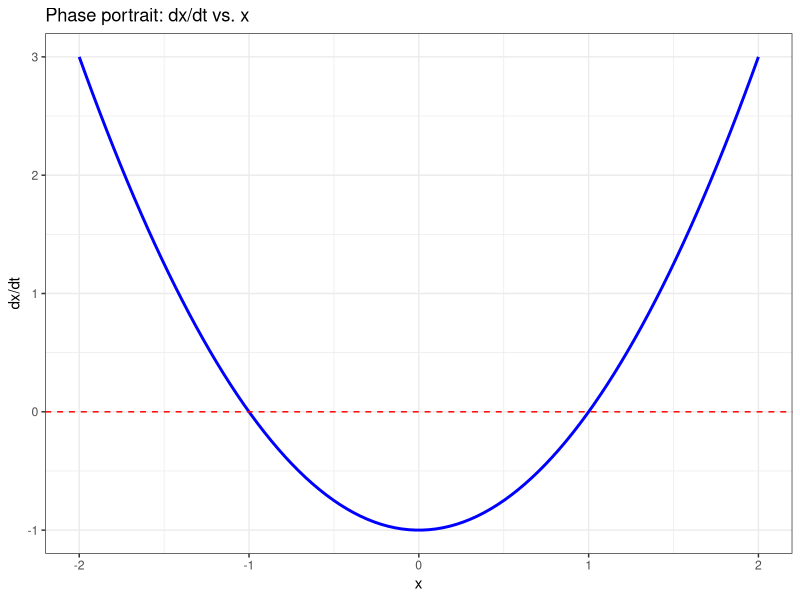
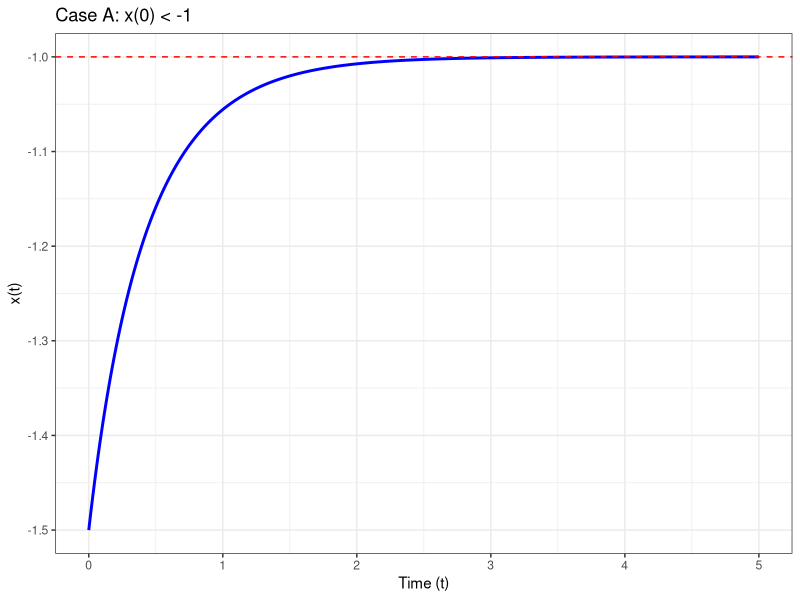
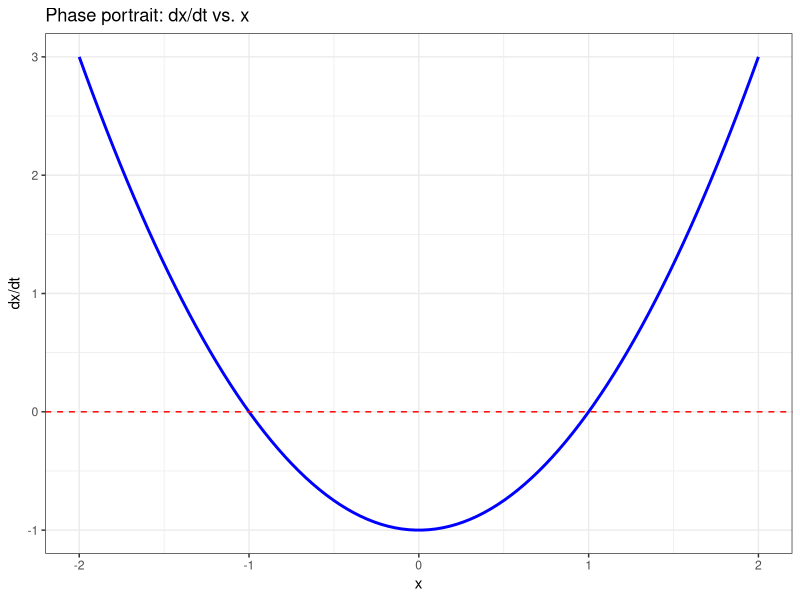
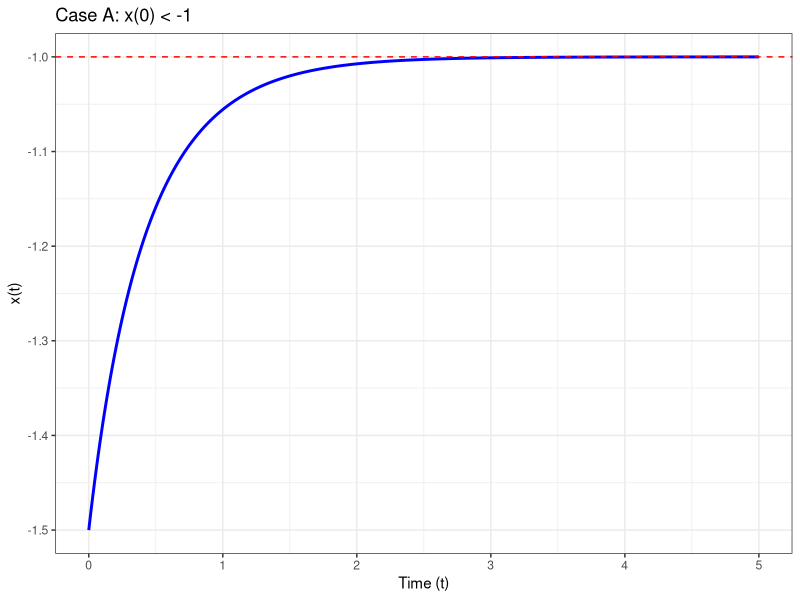

Write R code to recreate these figures, in order.
# Load required libraries
library(deSolve)
library(ggplot2)


#----
# Plot the x_dot vs x

# Define the function dx/dt = x^2 - 1
dx_dt <- function(x) {
  return(x^2 - 1)
}

# Generate x values
x_values <- seq(-2, 2, length.out = 100)  # Adjust range as needed
dx_values <- dx_dt(x_values)

# Create a dataframe
data <- data.frame(x = x_values, dx_dt = dx_values)

# Plot dx/dt vs. x
ggplot(data, aes(x = x, y = dx_dt)) +
  geom_line(color = "blue", size = 1) +
  geom_hline(yintercept = 0, linetype = "dashed", color = "red") +  # Equilibrium points
  xlab("x") +
  ylab("dx/dt") +
  ggtitle("Phase portrait: dx/dt vs. x") +
  theme_bw()

# Save plot dx/dt vs. x
png("Figures_videos/Assignment_sheet_2/Example_1_phase_portrait.png",
    width = 500*4, # The width of the plot in inches
    height = 520*4, res=300)

ggplot(data, aes(x = x, y = dx_dt)) +
  geom_line(color = "blue", size = 1) +
  geom_hline(yintercept = 0, linetype = "dashed", color = "red") +  # Equilibrium points
  xlab("x") +
  ylab("dx/dt") +
  ggtitle("Phase portrait: dx/dt vs. x") +
  theme_bw()

dev.off()

#----
# Find all the roots of the polynomial x^2 - 1

stationary_points <- polyroot(c(-1,0,1))
stationary_points

#----
# Solve the differential equation
# Define the differential equation dx/dt = x^2 - 1
dynamical_system <- function(t, state, parameters) {
  x <- state[1]
  dxdt <- dx_dt(x)  # Differential equation
  list(dxdt)
}

# Define time range for the simulation
time <- seq(0, 5, by = 0.01)  # From t = 0 to t = 5, with small steps

# ---- CASE A: x(0) < -1 ----
initial_state_a <- c(x = -1.5)  # Initial condition x(0) < -1
solution_a <- ode(y = initial_state_a, times = time, func = dynamical_system, parms = NULL, method = "ode45")

# Convert to a data frame for ggplot2
df_a <- as.data.frame(solution_a)

# Plot Case A
ggplot(df_a, aes(x = time, y = x)) +
  geom_line(color = "blue", size = 1) +
  geom_hline(yintercept = -1, linetype = "dashed", color = "red") + # Stable value 
  labs(title = "Case A: x(0) < -1", x = "Time (t)", y = "x(t)") +
  theme_bw()

# Save plot for case A
png("Figures_videos/Assignment_sheet_2/Example_1_case_a.png",
    width = 500*4, # The width of the plot in inches
    height = 520*4, res=300)

ggplot(df_a, aes(x = time, y = x)) +
  geom_line(color = "blue", size = 1) +
  labs(title = "Case A: x(0) < -1", x = "Time (t)", y = "x(t)") +
  geom_hline(yintercept = -1, linetype = "dashed", color = "red") + # Stable value 
  theme_bw()

dev.off()
